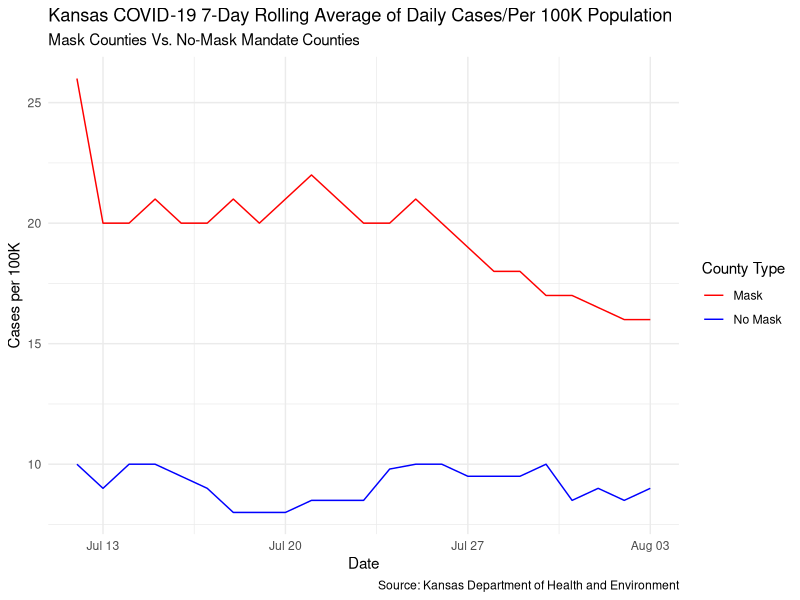

Source code (R):
## ---- chunk 1
library(tidyverse) 
## ---- chunk 2
dates <- seq(as.Date("2020-07-12"), as.Date("2020-08-03"), by="days")
cases_per_100k_mask <- c(26, 20, 20, 21, 20, 20, 21, 20, 21, 22, 21, 20, 20, 21, 20, 19, 18, 18, 17, 17, 16.5, 16, 16)
cases_per_100k_no_mask <- c(10, 9, 10, 10, 9.5, 9, 8, 8, 8, 8.5, 8.5, 8.5, 9.8, 10, 10, 9.5, 9.5, 9.5, 10, 8.5, 9, 8.5, 9)

df <- data.frame(
  Date = dates,
  Cases_Per_100K_Mask = cases_per_100k_mask,
  Cases_Per_100K_No_Mask = cases_per_100k_no_mask
)

print(df)
## ---- chunk 3
ggplot(data = df, aes(x = Date)) +
  geom_line(aes(y = Cases_Per_100K_Mask, colour = "Mask")) +
  geom_line(aes(y = Cases_Per_100K_No_Mask, colour = "No Mask")) +
  labs(
    title = "Kansas COVID-19 7-Day Rolling Average of Daily Cases/Per 100K Population",
    subtitle = "Mask Counties Vs. No-Mask Mandate Counties",
    caption = "Source: Kansas Department of Health and Environment",
    x = "Date",
    y = "Cases per 100K",
    colour = "County Type"
  ) +
  scale_colour_manual(values = c("Mask" = "red", "No Mask" = "blue")) +
  theme_minimal()
